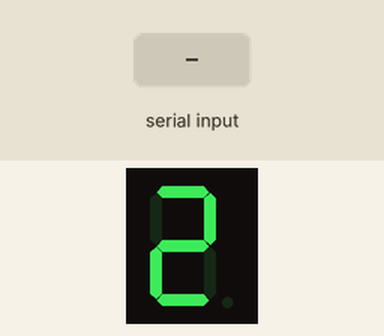
Simulated run of this sketch. Board: Arduino Uno, built with avr-gcc and run on an emulated ATmega328P. On the bench: 1-digit seven-segment display. Wiring (inferred from the names in the program): 1-digit 7-segment display, segments lit when HIGH: segments pin 2, pin 3, pin 4, pin 5, pin 6, pin 7, pin 8, pin 9. Inputs (shaded band) come from the test bench. The segment pins are drawn as the display they are named for; what the sketch prints to the serial monitor is not drawn.

Above: at 1.2 s.
1.3 s: "D" received over Serial
At 2.2 s:
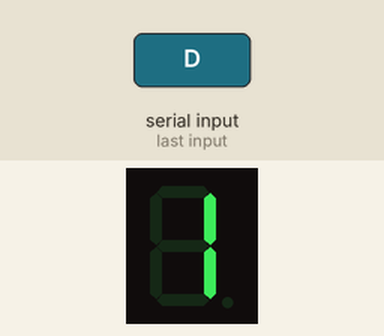
4.3 s: "U" received over Serial
At 4.55 s:
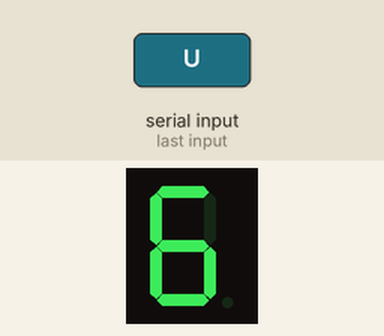
Timing chart, 0 to 7.3 s (numbered marks = the images above; inputs shaded):
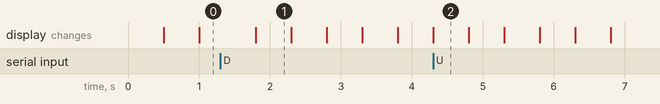

The sketch:

EX_37_02.ino
```cpp
// 0에서 9까지 숫자 표현을 위한 세그먼트 a, b, c, d, e, f, g, dp의 패턴
byte patterns[] = {
  0x3F, 0x06, 0x5B, 0x4F, 0x66, 0x6D, 0x7D, 0x27, 0x7F, 0x67
};
// 7세그먼트 연결 핀 : a, b, c, d, e, f, g, dp 순서
int pins[] = { 2, 3, 4, 5, 6, 7, 8, 9 };

int INTERVAL = 500;

int index = 0;        // 현재 출력하는 숫자
unsigned long time_previous;
boolean updown = true;     // 상향

void setup() {
  for (int i = 0; i < 8; i++) {     // 7세그먼트 연결 핀을 출력으로 설정
    pinMode(pins[i], OUTPUT);
  }
  time_previous = millis();
  Serial.begin(9600);
}

void loop() {
  unsigned long time_current = millis();

  if (Serial.available()) {     // 시리얼 모니터로 명령 입력
    char ch = Serial.read();
    Serial.print(String('\'') + ch + "\' : ");

    if ((ch == 'U' || ch == 'u') && !updown) {
      updown = true;
      time_previous = time_current;
      Serial.println("상향 카운터로 바뀜");
    }
    else if ((ch == 'D' || ch == 'd') && updown) {
      updown = false;
      time_previous = time_current;
      Serial.println("하향 카운터로 바뀜");
    }
    else {
      Serial.println("잘못된 명령");
    }
  }

  if (time_current - time_previous >= INTERVAL) {
    time_previous = time_current;

    if(updown){ // 상향
      index = (index + 1) % 10;     // 0~9 반복
    }
    else{ // 하향
      index--;
      if(index < 0){
        index = 9;
      }
    }
    displayOneDigit(index);   // 숫자 표시
  }
}

void displayOneDigit(byte n) {    // 0~9 사이 숫자 표시
  for (int i = 0; i < 8; i++) {     // 7세그먼트에 표시
    boolean on_off = bitRead(patterns[n], i);
    digitalWrite(pins[i], on_off);
  }
}
```

Measured:
- what the display in image 1 shows lasts 0.5 s, from 1.8 s to 2.3 s
